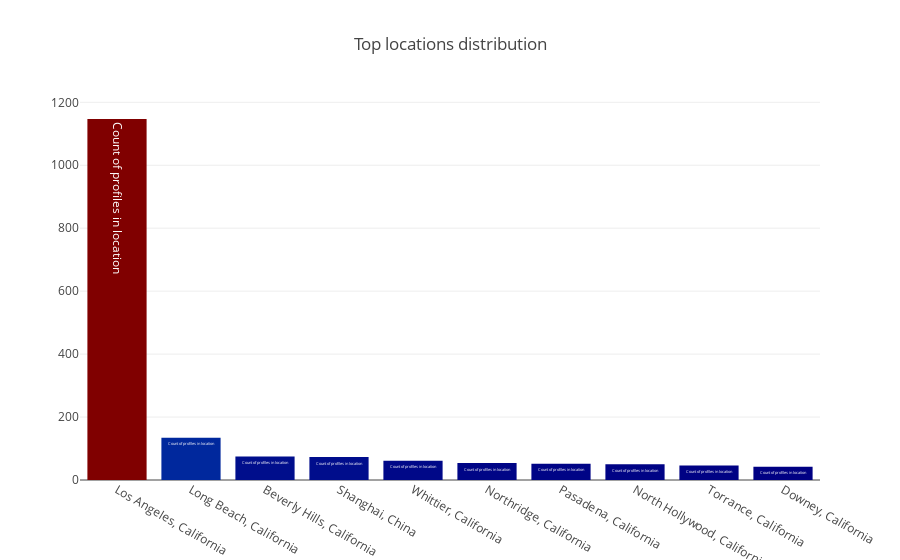

The notebook cell this image was saved under:
### Code cell
data = [go.Bar(
#             x = top_locations_column.author.map(z).unique(),
            x = top_cities,
            y = top_locations_column.value_counts().values,
            marker= dict(colorscale='Jet',
                         color = top_locations_column.value_counts().values
                        ),
            text='Count of profiles in location'
    )]

layout = go.Layout(
    title='Top locations distribution'
)

fig = go.Figure(data=data, layout=layout)

py.iplot(fig, filename='basic-bar')

### Figure 1 — Plotly figure (JSON) as saved in the notebook; plotly's stock layout.template omitted (floating-point values rounded to 4 significant figures)
{"data": [{"marker": {"color": [1147, 134, 75, 73, 61, 54, 52, 50, 46, 42], "colorscale": "Jet"}, "text": "Count of profiles in location", "type": "bar", "x": ["Los Angeles, California", "Long Beach, California", "Beverly Hills, California", "Shanghai, China", "Whittier, California", "Northridge, California", "Pasadena, California", "North Hollywood, California", "Torrance, California", "Downey, California"], "y": [1147, 134, 75, 73, 61, 54, 52, 50, 46, 42]}], "layout": {"title": "Top locations distribution"}}
